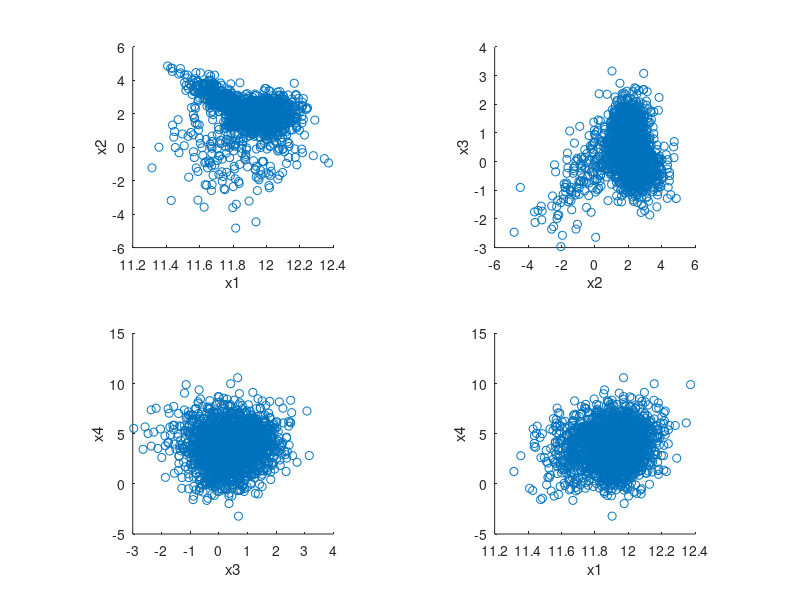

Write MATLAB code to recreate this figure.
%A4E3_1
X = load('a011_mixdata.txt', '-ASCII');
%%
subplot(2,2,1)
scatter(X(:,1), X(:,2))
xlabel('x1')
ylabel('x2')
axis square

subplot(2,2,2)
scatter(X(:,2), X(:,3))
xlabel('x2')
ylabel('x3')
axis square

subplot(2,2,3)
scatter(X(:,3), X(:,4))
xlabel('x3')
ylabel('x4')
axis square

subplot(2,2,4)
scatter(X(:,1), X(:,4))
xlabel('x1')
ylabel('x4')
axis square
%%
%A4E3_2
clc
clearvars -except X
N = length(X); % number of samples
K = 2; % number of classes
PI = 1/K * ones(1,K); % a priori equal mixing coefficiens
% Initialize the means μk to random values around the sample mean of each variable
MU = zeros(K, 4);
for i=1:K
    MU(i, :) = [mean(X(:,1)) + rand, mean(X(:,2)) + rand, mean(X(:,3)) + rand, mean(X(:,4)) + rand];
end
SIGMA = repmat(eye(4),1,K);
for j=1:K
    sigma_tmp = eye(4);
    for i=1:4
       sigma_tmp(i,:) = sigma_tmp(i,:).*(4*rand()+2);
    end
    SIGMA(:, (j-1)*4+1:j*4) = sigma_tmp;
end
iterations = 100;

%%
% 1. evaluate the initial value of the log likelihood - Bishop eq(9.28)
total_log_likelihood = 0;
for i=1:N
    likelihood = 0;
    for j=1:K
        likelihood_i = PI(j) * mvnpdf(X(i,:), MU(j,:), SIGMA(:, (j-1)*4+1:j*4));
        likelihood = likelihood + likelihood_i;
    end
    total_log_likelihood = total_log_likelihood + log(likelihood);
end
total_log_likelihood
%%
% 2. Evaluate the responsibilities using the current parameter values -
% Bishop eq(9.23)
GAMMA = zeros(N, K); % responsibilities
for i=1:N
    for j=1:K
        p_x_i = PI(j)*mvnpdf(X(i,:), MU(j), SIGMA(:, (j-1)*4+1:j*4));% top in 9.23
        total_p_x = 0;
        % bot in 9.23
        for l=1:K
            p_x = PI(l)*mvnpdf(X(i,:), MU(l), SIGMA(:, (l-1)*4+1:l*4));
            total_p_x = total_p_x + p_x;
        end
        GAMMA(i,j) = p_x_i / total_p_x;
        [i j]
    end
end
% why are column 2 GAMMAs 1?
%%